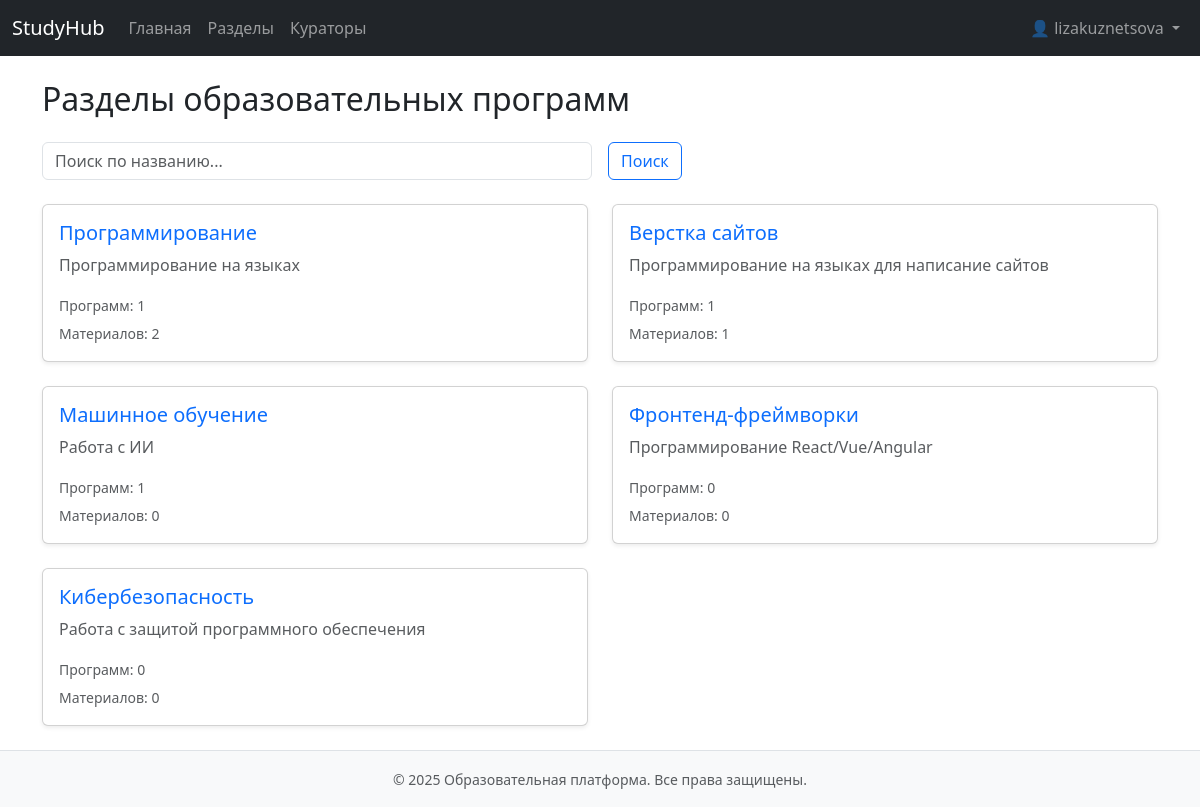
The app's page /sections/ (signed in) with its own data.
### app/models.py (models this page shows, shortened)
class Users(AbstractBaseUser, PermissionsMixin):
    first_name = models.CharField(max_length=100, verbose_name="Имя", blank=True)
    last_name = models.CharField(max_length=100, verbose_name="Фамилия", blank=True)
    middle_name = models.CharField(max_length=100, verbose_name="Отчество", blank=True)
    username = models.CharField(max_length=150, unique=True)
    password = models.CharField(max_length=255)
    is_active = models.BooleanField(default=True)
    is_staff = models.BooleanField(default=False)
    is_superuser = models.BooleanField(default=False)
    last_login = models.DateTimeField(null=True, blank=True)
    date_joined = models.DateTimeField(auto_now_add=True)
    createdat = models.DateTimeField(auto_now_add=True)
    groups = models.ManyToManyField(Group, related_name='customuser_set', blank=True)
    user_permissions = models.ManyToManyField(Permission, related_name='customuser_permissions', blank=True)
    favorites = models.ManyToManyField('Program', related_name='favorited_by', blank=True)
    USERNAME_FIELD = 'username'
    objects = UserManager()
    class Meta:
        db_table = 'users'

class Section(models.Model):
    name = models.CharField(max_length=100)
    description = models.TextField()

### app/views.py (the view)
# urls.py: path('sections/', views.sections, name='sections'),
@login_required
def sections(request):
    query = request.GET.get('q', '')
    sections = Section.objects.all()
    if query:
        sections = sections.filter(name__icontains=query)
    sections = sections.annotate(
        programs_count=Count('programs', distinct=True),          # <- OK
        materials_count=Count('modules__materials', distinct=True)  # <- FIX: modules__materials
    )
    context = {
        'sections': sections,
        'query': query,
        'is_curator': is_curator(request.user)
    }
    return render(request, 'sections.html', context)

### app/context_processors.py (called while the page is built)
def user_roles(request):
    if not request.user.is_authenticated:
        return {
            'is_admin': False,
            'is_curator': False,
            'is_user': False,
        }
    is_admin_user = request.user.is_superuser or request.user.groups.filter(name='Администратор').exists()
    is_curator_user = False
    is_participant_user = False
    if not is_admin_user:
        is_curator_user = request.user.groups.filter(name='Куратор').exists()
        if not is_curator_user:
            is_participant_user = request.user.groups.filter(name='Пользователь').exists()
    return {
        'is_admin': is_admin_user,
        'is_curator': is_curator_user,
        'is_user': is_participant_user,
    }

### app/views.py (called while the page is built)
def in_group(user, name): return user.groups.filter(name=name).exists()

def is_curator(user): return in_group(user, 'Куратор')

### app/templates/sections.html (shortened to what this page needs)
{% extends 'base.html' %}
{% block content %}
<h2 class="mb-4">Разделы образовательных программ</h2>
<form method="get" class="mb-4 row g-3">
  <div class="col-md-6">
    <input type="text" name="q" class="form-control" placeholder="Поиск по названию..." value="{{ query }}">
  </div>
  <div class="col-md-2">
    <button type="submit" class="btn btn-outline-primary">Поиск</button>
  </div>
</form>
{% if sections %}
  <div class="row row-cols-1 row-cols-md-2 g-4">
    {% for section in sections %}
      <div class="col">
        <div class="card h-100 shadow-sm">
          <div class="card-body d-flex flex-column">
            <h5 class="card-title">
              <a href="{% url 'index' %}?section={{ section.id }}" class="text-decoration-none">
                {{ section.name }}
              </a>
            </h5>
            <p class="card-text text-muted">{{ section.description|truncatewords:25 }}</p>
            <div class="mt-auto">
              <p class="card-text mb-1">
                <small class="text-muted">Программ: {{ section.programs_count }}</small>
              </p>
              <p class="card-text">
                <small class="text-muted">Материалов: {{ section.materials_count }}</small>
              </p>
            </div>
          </div>
        </div>
      </div>
    {% endfor %}
  </div>
{% else %}
  <p class="text-muted">Разделы не найдены.</p>
{% endif %}
{% endblock %}

### app/templates/base.html (shortened to what this page needs)
<!DOCTYPE html>
<html lang="ru">
<head>
    <link href="https://cdn.jsdelivr.net/npm/bootstrap@5.3.0/dist/css/bootstrap.min.css" rel="stylesheet">
</head>
<body>
    {% include 'header.html' %}
    <main class="container mt-4">
        {% block content %}{% endblock %}
    </main>
    {% include 'footer.html' %}
</body>
</html>

### app/templates/header.html (shortened to what this page needs)
<nav class="navbar navbar-expand-lg navbar-dark bg-dark">
    <div class="container-fluid">
      <a class="navbar-brand" href="{% url 'index' %}">StudyHub</a>
      <div class="collapse navbar-collapse" id="navbarNav">
        <ul class="navbar-nav me-auto">
          {% if user.is_authenticated %}
            <li class="nav-item"><a class="nav-link" href="{% url 'index' %}">Главная</a></li>
            <li class="nav-item"><a class="nav-link" href="{% url 'sections' %}">Разделы</a></li>
            <li class="nav-item"><a class="nav-link" href="{% url 'curators' %}">Кураторы</a></li>
          {% endif %}
        </ul>
        <ul class="navbar-nav">
          {% if user.is_authenticated %}
            <li class="nav-item dropdown">
              <a class="nav-link dropdown-toggle" href="#" id="profileDropdown" role="button" data-bs-toggle="dropdown" aria-expanded="false">
                👤 {{ user.get_full_name|default:user.username }}
              </a>
            </li>
          {% else %}
            <li class="nav-item"><a class="nav-link" href="{% url 'login' %}">Войти</a></li>
            <li class="nav-item"><a class="nav-link" href="{% url 'register' %}">Регистрация</a></li>
          {% endif %}
        </ul>
      </div>
    </div>
  </nav>

### app/templates/footer.html
<footer class="bg-light py-3 mt-4 border-top">
    <div class="container text-center">
        <small class="text-muted">&copy; {{ year|default:2025 }} Образовательная платформа. Все права защищены.</small>
    </div>
</footer>

### records on screen
Users: get_full_name "lizakuznetsova"
Section: name "Программирование", description "Программирование на языках", programs_count "1", materials_count "2"
Section: name "Верстка сайтов", description "Программирование на языках для написание сайтов", programs_count "1", materials_count "1"
Section: name "Машинное обучение", description "Работа с ИИ", programs_count "1", materials_count "0"
Section: name "Фронтенд-фреймворки", description "Программирование React/Vue/Angular", programs_count "0", materials_count "0"
Section: name "Кибербезопасность", description "Работа с защитой программного обеспечения", programs_count "0", materials_count "0"

### other values on screen
{{ year|default:2025 }} "2025"
